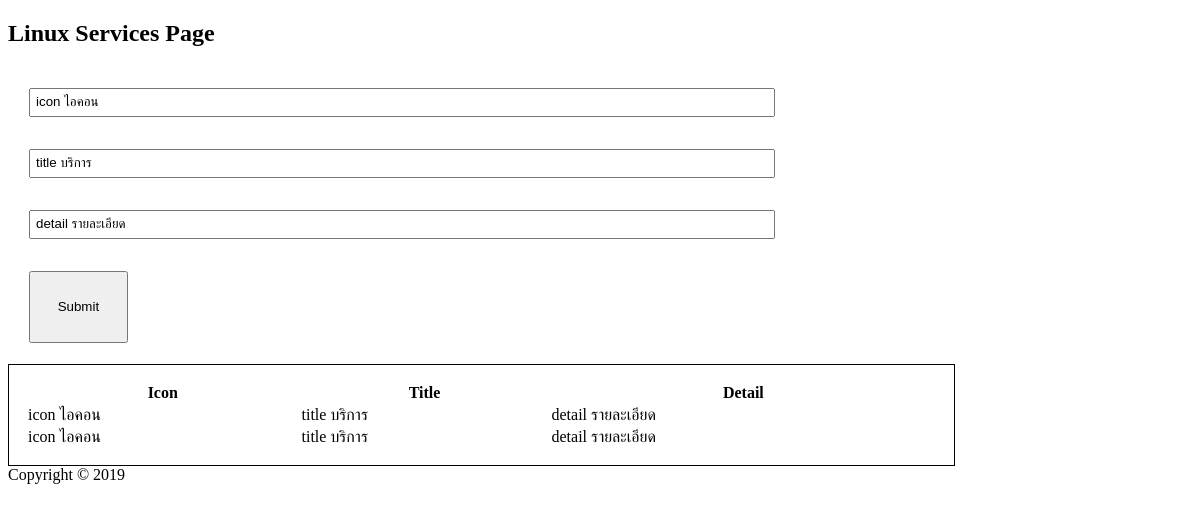
Before: / with the older database file.
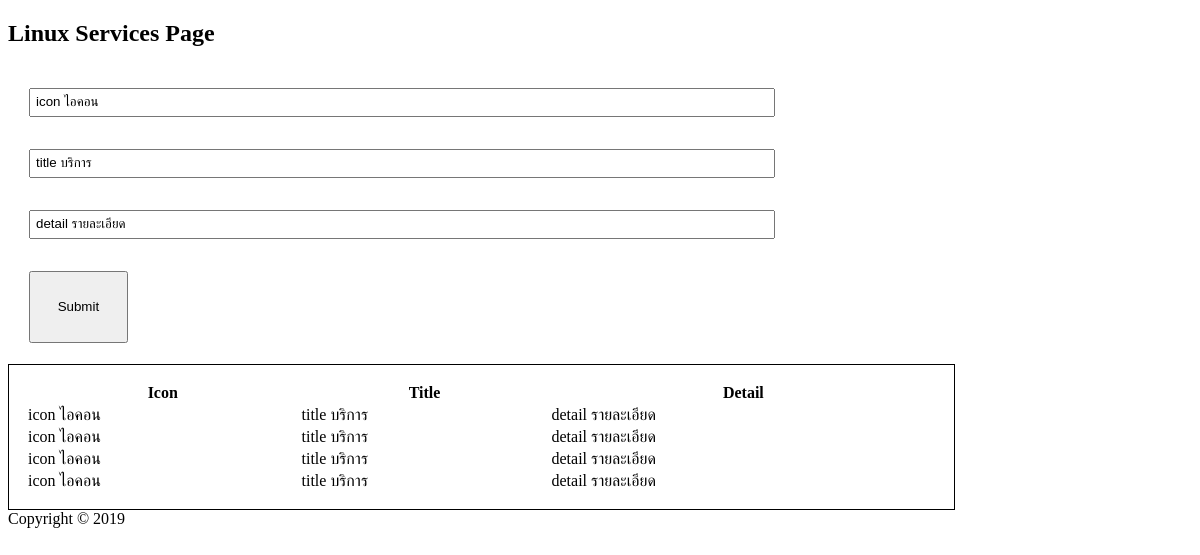
After: the same page with the newer database file.
### myapp/models.py (models this page shows)
class Service(models.Model):
    icon = models.CharField(max_length=200)
    title = models.CharField(max_length=300)
    detail = models.CharField(max_length=1000)
    def __str__(self):
        return self.title

### myapp/views.py (the view)
# urls.py: path('',appview.index),
def index(req):
    if req.method == 'POST':
        post = req.POST
        s = Service()
        s.icon = post['icon']
        s.title = post['title']
        s.detail = post['detail']
        s.save()
        services = Service.objects.all()
        print(services)
        return render(req, 'myapp/index.html', { 'services': services })
    else:
        print('ร้องขอทำมะดา')
        services = Service.objects.all()
        print(services)
        return render(req, 'myapp/index.html', { 'services': services })

### myapp/templates/myapp/index.html (shortened to what this page needs)
<!DOCTYPE html>
<html lang="en">
  <head>
    {% load static %}
  </head>
  <body>
    <nav> <h1> Linux Services Page </h1> </nav>
    <div>
      <section class="filled">
        <form action="index" method="POST" enctype="multipart/form-data;charset=UTF-8">
          <div class="spacing"><input class="filled" type="text" name="icon" value="icon ไอคอน"/></div>
          <div class="spacing"><input class="filled" type="text" name="title" value="title บริการ"/></div>
          <div class="spacing"><input class="filled" type="text" name="detail" value="detail รายละเอียด"/></div>
          <div class="spacing"><button style="padding: 2em;" type="submit">Submit</button></div>
        </form>
      </section>
      <div>
       <table style="width:80%; border: 1px solid black; padding: 1em;">
        <tr>
          <th>Icon</th>
          <th>Title</th>
          <th>Detail</th>
        </tr>
        {% for s in services %}
        <tr>
          <td> <i class="fa {{s.icon}}"></i> {{ s.icon }}</td>
          <td>{{ s.title }}</td>
          <td>{{ s.detail }}</td>
        </tr>
        {% endfor %}
      </table>
      </div>
    </div>
    <footer>
      <div>
        <div>Copyright &copy; 2019 </div>
      </div>
    </footer>
  </body>
</html>

### myapp/templates/myapp/index.html (style rules this page uses)
.filled { width: 80%; padding: 5px; }
.spacing { padding: 1em; }

Changed rows visible on the page:
added Service: icon "icon ไอคอน", title "title บริการ", detail "detail รายละเอียด"
added Service: icon "icon ไอคอน", title "title บริการ", detail "detail รายละเอียด"
